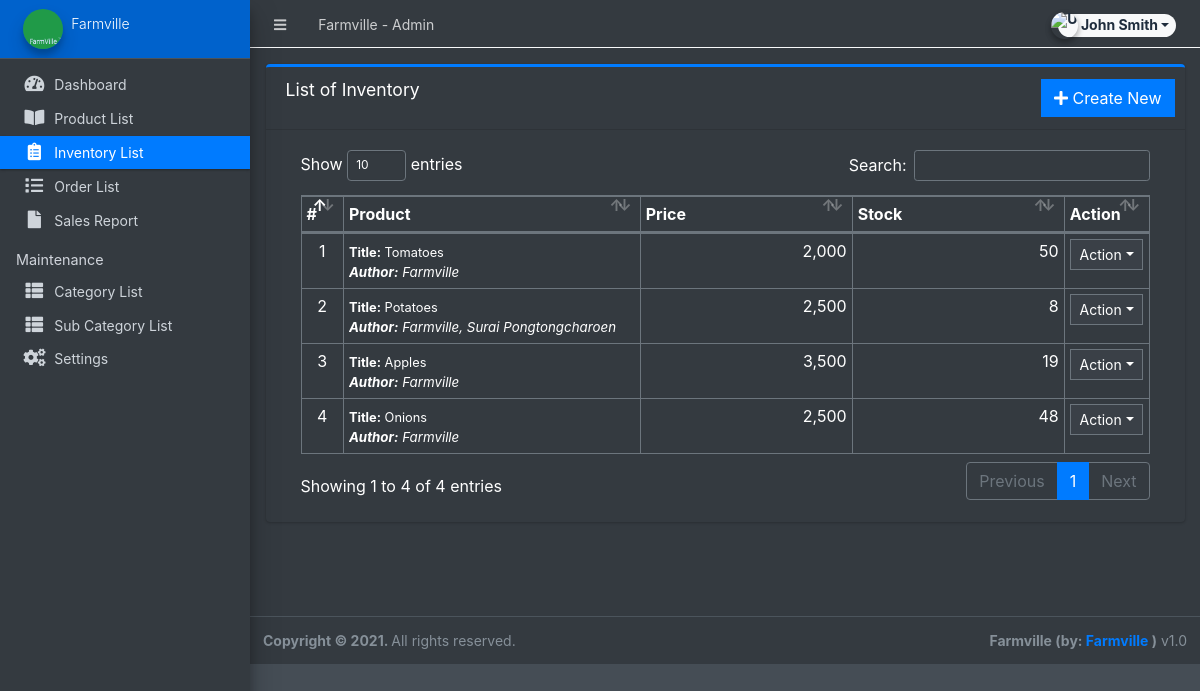
/admin/?page=inventory (signed in), run on an earlier commit of the app's database.
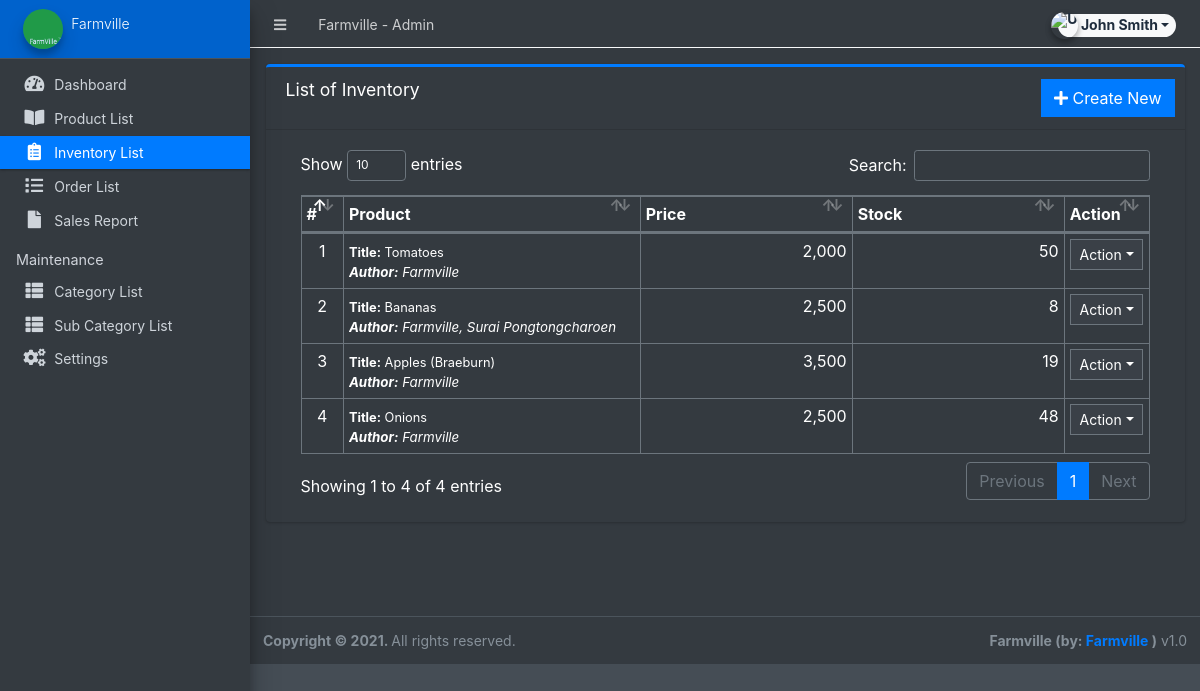
And on a later commit of the database.
### tables this page shows
CREATE TABLE `inventory` (
  `id` int(30) NOT NULL,
  `product_id` int(30) NOT NULL,
  `quantity` double NOT NULL,
  `price` float NOT NULL,
  `date_created` datetime NOT NULL DEFAULT current_timestamp(),
  `date_updated` datetime DEFAULT NULL ON UPDATE current_timestamp()
);

CREATE TABLE `products` (
  `id` int(30) NOT NULL,
  `category_id` int(30) NOT NULL,
  `sub_category_id` int(30) NOT NULL,
  `title` varchar(250) NOT NULL,
  `author` text NOT NULL,
  `description` text NOT NULL,
  `status` tinyint(1) NOT NULL DEFAULT 1,
  `date_created` datetime NOT NULL DEFAULT current_timestamp()
);

### admin/inventory/index.php (the view, shortened to what this page needs)
<div class="card card-outline card-primary">
	<div class="card-header">
		<h3 class="card-title">List of Inventory</h3>
		<div class="card-tools">
			<a href="?page=inventory/manage_inventory" class="btn btn-flat btn-primary"><span class="fas fa-plus"></span>  Create New</a>
		</div>
	</div>
	<div class="card-body">
		<div class="container-fluid">
        <div class="container-fluid">
			<table class="table table-bordered table-stripped">
				<colgroup>
					<col width="5%">
					<col width="35%">
					<col width="25%">
					<col width="25%">
					<col width="10%">
				</colgroup>
				<thead>
					<tr>
						<th>#</th>
						<th>Product</th>
						<th>Price</th>
						<th>Stock</th>
						<th>Action</th>
					</tr>
				</thead>
				<tbody>
					<?php
					$i = 1;
						$qry = $conn->query("SELECT i.*,p.title as product,p.author from `inventory` i inner join `products` p on p.id = i.product_id order by unix_timestamp(i.date_created) desc ");
						while($row = $qry->fetch_assoc()):
						$sold = $conn->query("SELECT SUM(ol.quantity) as sold FROM order_list ol inner join orders o on o.id = ol.order_id where ol.product_id='{$row['id']}' and o.`status` != 4 ");
						$sold = $sold->num_rows > 0 ? $sold->fetch_assoc()['sold'] : 0;
						$avail = $row['quantity'] - $sold;
						foreach($row as $k=> $v){
							$row[$k] = trim(stripslashes($v));
						}
					?>
						<tr>
							<td class="text-center"><?php echo $i++; ?></td>
							<td>
								<p class="m-0"><small><b>Title:</b> <?php echo $row['product'] ?></small></p>
								<p class="m-0 truncate"><b>Author:</b> <?php echo $row['author'] ?></p>
							</td>
							<td class="text-right"><?php echo number_format($row['price']) ?></td>
							<td class="text-right"><?php echo $avail ?></td>
							<td align="center">
								 <button type="button" class="btn btn-flat btn-default btn-sm dropdown-toggle dropdown-icon" data-toggle="dropdown">
				                  		Action
				                  </button>
							</td>
						</tr>
					<?php endwhile; ?>
				</tbody>
			</table>
		</div>
		</div>
	</div>
</div>

What changed in the data, as far as the page shows it:
changed through a linked row, inventory "Farmville, Surai Pongtongcharoen": product.title "Potatoes" → "Bananas"
changed through a linked row, inventory: product.title "Apples" → "Apples (Braeburn)"
